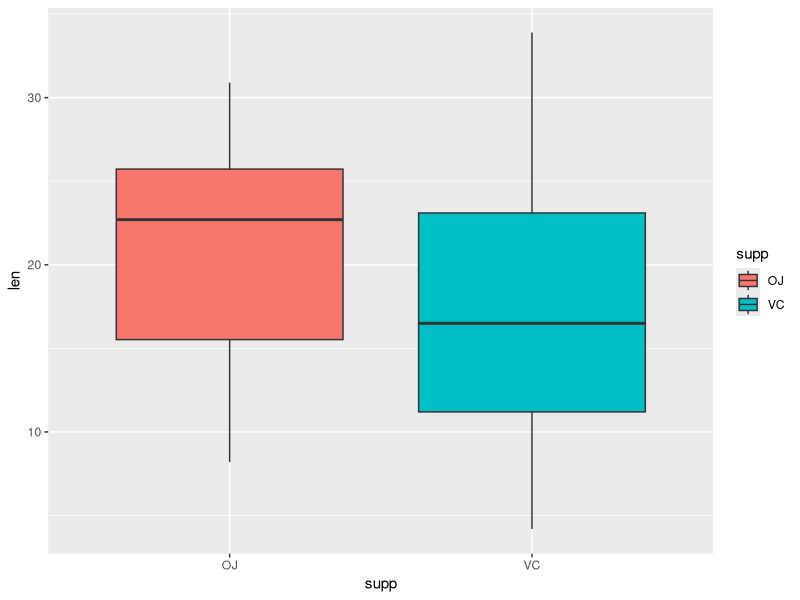
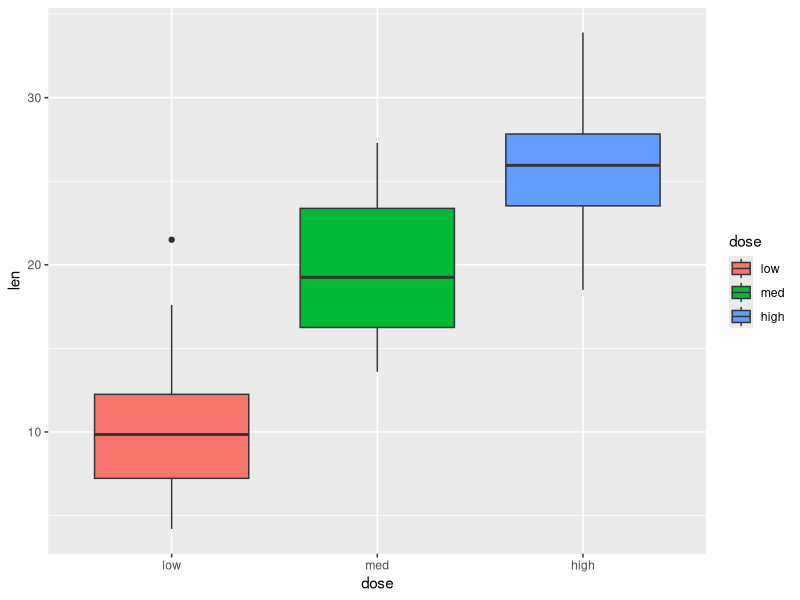
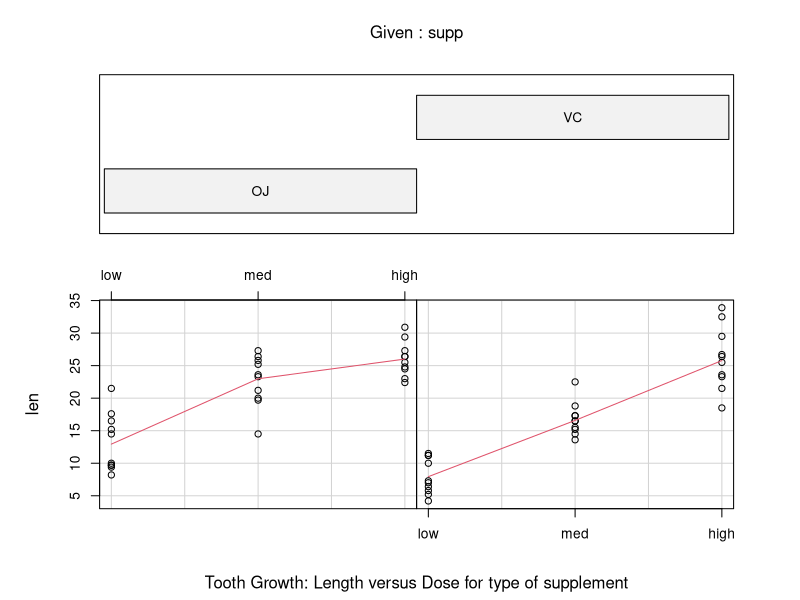

Source code (R) for these figures, in order:
## ---- chunk 1
library(knitr)
library(ggplot2)
## ---- chunk 2
# Loading Data in R and doing preliminary check on dataset
data(ToothGrowth)
str(ToothGrowth)
## ---- chunk 3
# Renaming dose and making it as factor and checking the summary statistics
ToothGrowth$dose = factor(ToothGrowth$dose, levels=c(0.5,1.0,2.0), labels=c("low","med","high"))
summary(ToothGrowth)
## ---- chunk 4
# Generating the plot of length and computing for mean and standard deviation per type of supplement
ggplot (aes( x = supp, y = len), data = ToothGrowth) + geom_boxplot(aes(fill =supp))
aggregate(ToothGrowth$len, by = list(ToothGrowth$supp), FUN = function(x) x= c(mean = round(mean(x),2), sd = round(sd(x),2)))
## ---- chunk 5
# Generating the plot of length and computing for mean and standard deviation per dose
ggplot (aes( x = dose, y = len), data = ToothGrowth) + geom_boxplot(aes(fill =dose))
aggregate(ToothGrowth$len, by = list(ToothGrowth$dose), FUN = function(x) x= c(mean = round(mean(x),2), sd = round(sd(x),2)))
## ---- chunk 6
# Generating the plot of length and computing for the mean and sd per type of supplement in conjuction with dose
coplot(len ~ dose | supp, data = ToothGrowth, panel = panel.smooth, xlab = "Tooth Growth: Length versus Dose for type of supplement")
aggregate(ToothGrowth$len, by = list(ToothGrowth$supp, ToothGrowth$dose), FUN = function(x) x= c(mean = round(mean(x),2), sd = round(sd(x),2)))
## ---- chunk 7
# Testing for mean difference by supplement type
t.test( len ~ supp, alternative = "greater", data = ToothGrowth)
## ---- chunk 8
# Splitting the data for dosage pairs
dLowMed <- subset(ToothGrowth, dose %in% c("low", "med"))
dLowHigh <- subset(ToothGrowth, dose %in% c("low", "high"))
dMedHigh <- subset(ToothGrowth, dose %in% c("med", "high"))
## ---- chunk 9
# Testing for mean difference by dose
t.test( len ~ dose, alternative = "less", data = dLowMed)
## ---- chunk 10
# Testing for mean difference by dose
t.test( len ~ dose, alternative = "less", data = dLowHigh)
## ---- chunk 11
# Testing for mean difference by dose
t.test( len ~ dose, alternative = "less", data = dMedHigh)
## ---- chunk 12
#Splitting the data by dose
dLow <- subset(ToothGrowth, dose == "low")
dMed <- subset(ToothGrowth, dose == "med")
dHigh <- subset(ToothGrowth, dose == "high")
## ---- chunk 13
# Testing for mean difference of type of supplement by dose
t.test( len ~ supp, alternative = "greater", data = dLow)
## ---- chunk 14
# Testing for mean difference of type of supplement by dose
t.test( len ~ supp, alternative = "greater", data = dMed)
## ---- chunk 15
# Testing for mean difference of type of supplement by dose
t.test( len ~ supp, data = dHigh)
